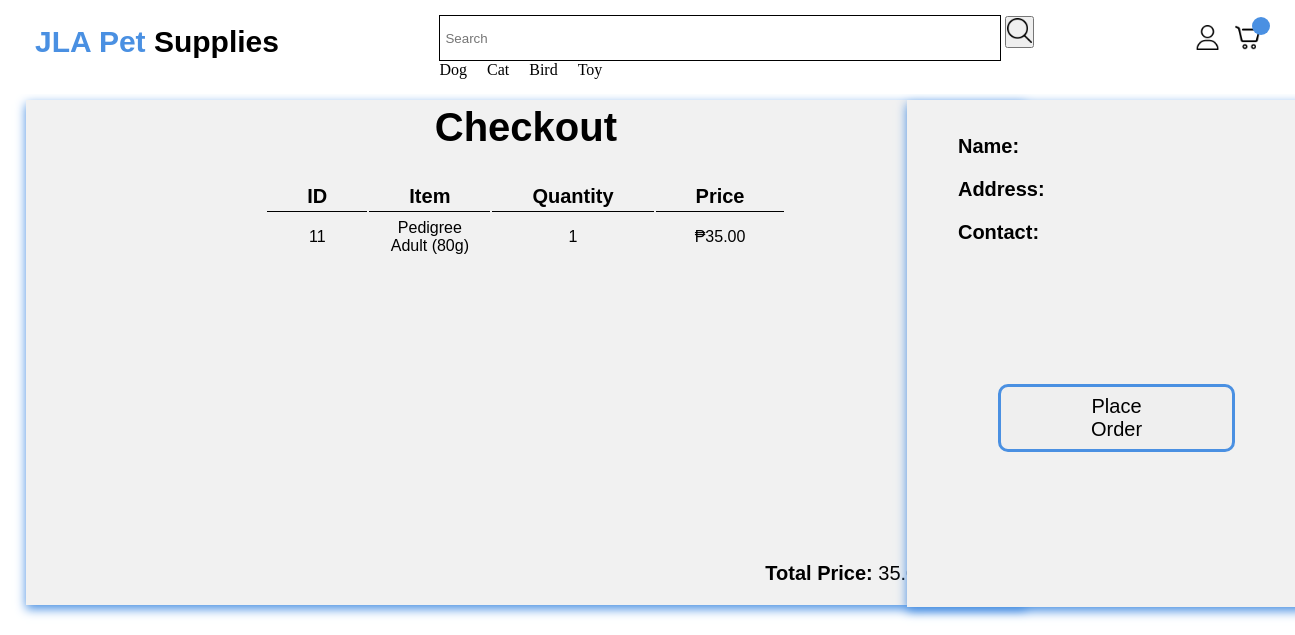
The page /checkout/82/ on the database its author committed.
### app/models.py (models this page shows, shortened)
class OrderItem(models.Model):
    ordered = models.ForeignKey(Order, on_delete=models.CASCADE, related_name='items')
    item = models.ForeignKey(Item, on_delete=models.CASCADE)
    quantity = models.IntegerField(default=1)
    price = models. DecimalField(max_digits=10, decimal_places=2)

class Item(models.Model):
    seller = models.ForeignKey(User, on_delete=models.CASCADE, null=True)
    category = models.ForeignKey(Category, related_name='item', on_delete=models.CASCADE, null=True, blank=True)
    title = models.CharField(max_length=100)
    price = models.DecimalField(max_digits=10, decimal_places=2)
    stock = models.PositiveIntegerField(default=0)
    image = models.ImageField(upload_to='item_images/', null=True, blank=True)

### app/views.py (the view)
# urls.py: path('checkout/<int:order_id>/', CheckoutPageView.as_view(), name='checkout'),
class CheckoutPageView(TemplateView):
    template_name = 'app/checkout.html'
    def get_context_data(self, **kwargs):
        context = super().get_context_data(**kwargs)
        order_id = self.kwargs.get('order_id')
        order = get_object_or_404(Order, id=order_id)
        context['order'] = order
        context['order_items'] = order.items.all()
        total_price = 0
        for item in context['order_items']:
            item.sub_total = item.quantity * item.price
            total_price += item.sub_total
        context['total_price'] = total_price
        return context

### app/templates/app/checkout.html (shortened to what this page needs)
{% extends 'app/base.html' %}
{% load static %}
{% block content %}
<div class="checkoutpage">
    <h1>Checkout</h1>
    <div class="checkouttable">
        <table>
            <thead>
                <tr>
                    <th>ID</th>
                    <th>Item</th>
                    <th>Quantity</th>
                    <th>Price</th>
                </tr>
            </thead>
            <tbody>
            {% for item in order_items %}
                <tr>
                    <td>{{ item.item_id }}</td>
                    <td>{{ item.item.title }}</td>
                    <td>{{ item.quantity }}</td>
                    <td>₱{{ item.sub_total|floatformat:2 }}</td>
                </tr>
            {% endfor %}
            </tbody>
        </table>
        <p class="checkouttotal"><span>Total Price: </span>{{ total_price|floatformat:2 }}</p>
    </div>
</div>
<div class="checkoutdetail">
    <form action="{% url 'process_order' %}" method="POST">
        <label>Name: </label>
        <label>Address: </label>
        <label>Contact: </label>
        <button type="submit">Place Order</button>
    </form>
</div>
{% endblock content %}

### static/css/style.css (style rules this page uses)
* { margin: 0; padding: 0; }
html { width: 100%; font-family: sans-serif; font-size: 10px; scroll-behavior: smooth; }
body { background-color: white; color: black; font-size: 1.6rem; }
.checkoutpage { position: relative; display: flex; align-items: center; justify-content: center; width: 100%; max-width: 300px; top: 100px; left: 2%; padding: 200px 350px; background-color: #f1f1f1; box-shadow: 0px 4px 10px #4a90e2; }
.checkoutpage h1 { position: fixed; margin-top: -450px; font-size: 4rem; }
.checkoutpage .checkouttable { position: relative; box-sizing: border-box; margin: 0; top: -120px; }
.checkoutpage .checkouttable tr th { padding: 0.3rem 4rem; font-size: 2rem; text-align: center; border-bottom: 1px solid black; }
.checkoutpage .checkouttable td { padding: 5px 10px; text-align: center; }
.checkouttotal { position: relative; top: 300px; left: 500px; font-size: 2rem; }
.checkouttotal span { font-weight: bold; }
.checkoutdetail { position: absolute; display: flex; flex-wrap: wrap; align-items: center; justify-content: center; width: 100%; max-width: 100px; top: 100px; left: 70%; padding: 155px 160px; background-color: #f1f1f1; box-shadow: 0px 4px 10px #4a90e2; }
.checkoutdetail label { position: relative; display: block; font-weight: bold; font-size: 2rem; top: -120px; left: -40px; margin-bottom: 20px; }
.checkoutdetail button { position: relative; display: flex; justify-content: center; color: black; width: 100%; border: 3px solid #4a90e2; padding: 8px 90px; font-size: 2rem; cursor: pointer; border-radius: 10px; transition: 0.3s ease all; z-index: 1; }
.checkoutdetail button:before { transition: 0.5s all ease; position: absolute; top: 0; left: 50%; right: 50%; bottom: 0; opacity: 0; content: ''; background-color: #4a90e2; z-index: -1; }

### rows shown on the page
OrderItem: item_id "11", item "Pedigree Adult (80g)", quantity "1", sub_total "35.00"

### other values the page prints
{{ total_price|floatformat:2 }} "35.00"
